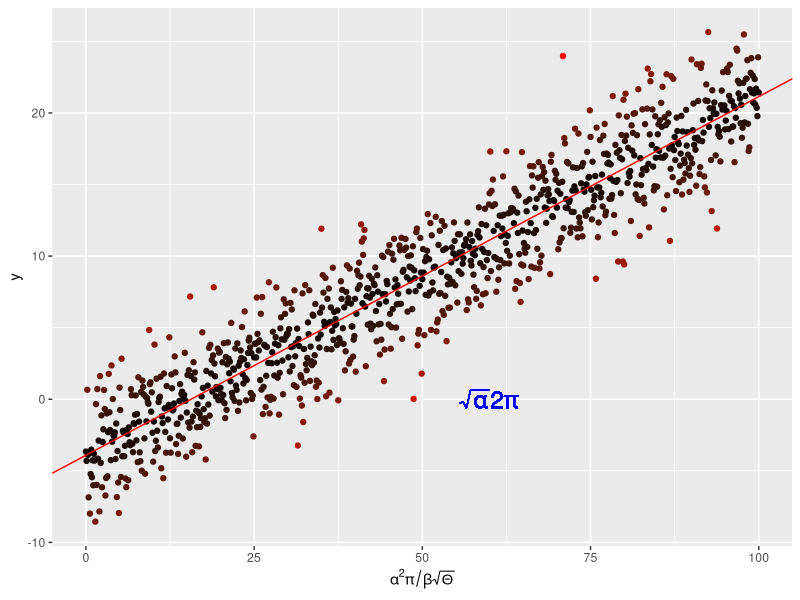

This chart was generated by the following R code:
#!/bin/env Rscript

# Author: Maddalena Cella mc2820@ic.ac.uk
# Script: PlotLin.R
# Description: mathematical display on a regression plot
# Input: Rscript plotinLin.R
# Output: plot in results directory named MyLinReg.pdf
# Arguments:0
# Date: October 2020

library(ggplot2)

x <- seq(0, 100, by = 0.1)
y <- -4. + 0.25 * x +
  rnorm(length(x), mean = 0., sd = 2.5)

# and put them in a dataframe
my_data <- data.frame(x = x, y = y)

# perform a linear regression
my_lm <- summary(lm(y ~ x, data = my_data))

# plot the data
pdf("../Results/MyLinReg.pdf", # Open blank pdf page using a relative path
    11.7, 8.3)
ggplot(my_data, aes(x = x, y = y, colour = abs(my_lm$residual))) +
geom_point() +
scale_colour_gradient(low = "black", high = "red") +
theme(legend.position = "none") +
scale_x_continuous(expression(alpha^2 * pi / beta * sqrt(Theta))) +
geom_abline(intercept = my_lm$coefficients[1][1],slope = my_lm$coefficients[2][1], colour = "red") +
geom_text(aes(x = 60, y = 0, label = "sqrt(alpha) * 2* pi"), parse = TRUE, size = 6, colour = "blue")

dev.off()

